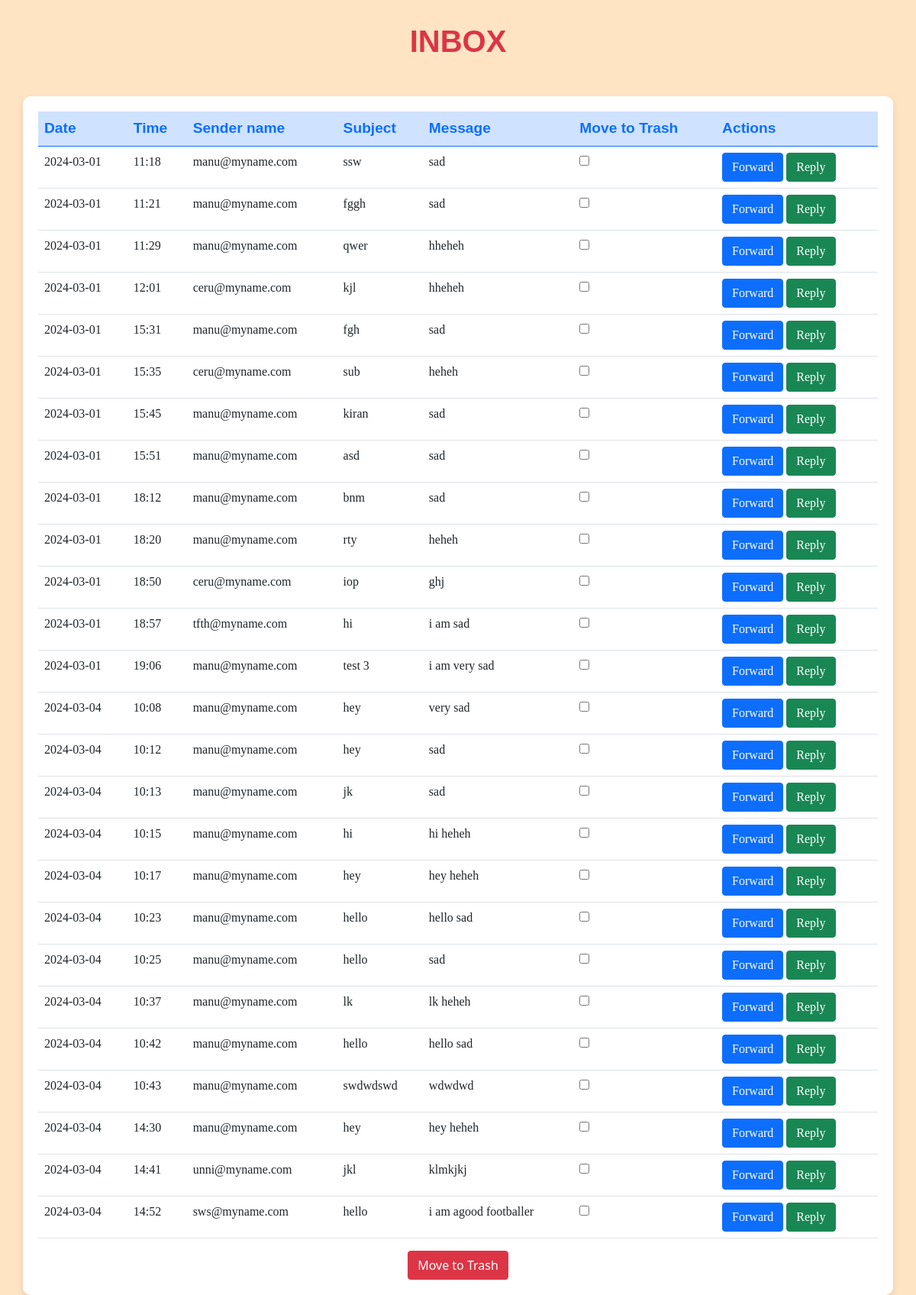
Screenshot of /view_recievedmsg/ (signed in) with the database file from the repository.
### user/models.py (models this page shows)
class Message_tb(models.Model):
    Sender_id = models.ForeignKey(Register_tb,related_name = 'sender_id',on_delete=models.CASCADE)
    Subject = models.TextField(max_length = 20)
    Message = models.TextField(max_length = 20)
    Date = models.TextField(max_length =20)
    Time = models.TextField(max_length =20)
    Reciever_id = models.ForeignKey(Register_tb,related_name = 'reciever_id',on_delete=models.CASCADE)
    Status = models.TextField(max_length =20)
    Filterstatus = models.TextField(max_length =20)

class Register_tb(models.Model):
    Name = models.TextField(max_length =20)
    Gender = models.TextField(max_length = 20)
    DOB = models.TextField(max_length = 20)
    Address = models.TextField(max_length =20)
    Country_id = models.ForeignKey(Country_tb,on_delete = models.CASCADE)
    State_id = models.ForeignKey(State_tb,on_delete = models.CASCADE)
    Phone = models.TextField(max_length = 20)
    Security_question = models.TextField(max_length = 20)
    Answer = models.TextField(max_length =20)
    Username = models.TextField(max_length =20)
    Password = models.TextField(max_length =20)

### user/views.py (the view)
# urls.py: path('view_recievedmsg/',userviews.view_recievedmsg,name="view_recievedmsg"),
def view_recievedmsg(request):
    user_id = request.session['userid']
    agefactor = Customer_agefactor_tb.objects.filter(User_id = user_id)
    for i in agefactor:
        msg = Message_tb.objects.filter(Reciever_id_id = user_id,Message__icontains = i.Agefactor_id.Factor_name).exclude(Sender_id__in = Blocklist_tb.objects.filter(User_id_id = user_id).values("Contact_id_id")).update(Filterstatus = "filtered")
    hobbyfactor = Customerhobby_factor_tb.objects.filter(User_id_id = user_id)
    for j in hobbyfactor:
        msg = Message_tb.objects.filter(Reciever_id_id = user_id,Message__icontains = j.Factor_id.Factorname).exclude(Sender_id__in = Blocklist_tb.objects.filter(User_id_id = user_id).values("Contact_id_id")).update(Filterstatus = "filtered")
    seasonfactor = Customerseason_factor_tb.objects.filter(User_id = user_id)
    for k in seasonfactor:
        msg = Message_tb.objects.filter(Reciever_id_id = user_id,Message__icontains = k.Factor_id.Season_factorname).exclude(Sender_id__in = Blocklist_tb.objects.filter(User_id_id = user_id).values("Contact_id_id")).update(Filterstatus = "filtered")
    contact_data = Contact_tb.objects.filter(User_id_id = user_id)
    for s in contact_data:
        contact_id = s.Contact_id_id
        print(contact_id)
        msg = Message_tb.objects.filter(Sender_id_id= contact_id).update(Filterstatus = "filtered")
    received_msg = Message_tb.objects.filter(Reciever_id=user_id,Status__in=["pending","deleted by reciever"],Filterstatus = "filtered")
    return  render(request,"user/view_recievedmsg.html",{'rec':received_msg})

### templates/user/view_recievedmsg.html (shortened to what this page needs)
<!DOCTYPE html>
<html lang="en">
<head>
    <link rel="stylesheet" href="\static\css\bootstrap.css">
</head>
<body>
    <h1 class="text-center text-danger">INBOX</h1>
    <div class="container mt-5">
        <form method="post" action="{% url 'trash' %}">
            {% if rec %}
            <table class="table table-hover">
                <thead class="table-primary text-primary">
                    <tr>
                        <th scope="col">Date</th>
                        <th scope="col">Time</th>
                        <th scope="col">Sender name</th>
                        <th scope="col">Subject</th>
                        <th scope="col">Message</th>
                        <th scope="col">Move to Trash</th>
                        <th scope="col">Actions</th>
                    </tr>
                </thead>
                <tbody>
                    {% for i in rec %}
                    <tr style="font-family: cursive;">
                        <td>{{ i.Date }}</td>
                        <td>{{ i.Time }}</td>
                        <td>{{ i.Sender_id.Username }}</td>
                        <td>{{ i.Subject }}</td>
                        <td>{{ i.Message }}</td>
                        <td>
                            <input type="checkbox" name="trash" value="{{ i.id }}">
                        </td>
                        <td>
                            <a href="{% url 'forward' i.id %}" class="btn btn-primary">Forward</a>
                            <a href="{% url 'reply' i.id %}" class="btn btn-success">Reply</a>
                        </td>
                    </tr>
                    {% endfor %}
                </tbody>
            </table>
            <div class="text-center">
                <input type="submit" class="btn btn-danger" value="Move to Trash">
            </div>
            {% else %}
            <p class="text-center">Nothing to Display</p>
            {% endif %}
        </form>
    </div>
</body>
</html>

### templates/user/view_recievedmsg.html (style rules this page uses)
body { background-color: bisque; }
.container { background-color: white; border-radius: 10px; padding: 20px; box-shadow: 0 4px 8px rgba(0, 0, 0, 0.1); margin-top: 50px; }
h1 { font-family: 'Trebuchet MS', 'Lucida Sans Unicode', 'Lucida Grande', 'Lucida Sans', Arial, sans-serif; font-weight: bolder; color: #dc3545; padding-top: 30px; }
.table-primary { font-family:'Franklin Gothic Medium', 'Arial Narrow', Arial, sans-serif; font-size: larger; }

### rows the page displays
Message_tb: Date "2024-03-01", Time "11:18", Sender_id.Username "manu@myname.com", Subject "ssw", Message "sad"
Message_tb: Date "2024-03-01", Time "11:21", Sender_id.Username "manu@myname.com", Subject "fggh", Message "sad"
Message_tb: Date "2024-03-01", Time "11:29", Sender_id.Username "manu@myname.com", Subject "qwer", Message "hheheh"
Message_tb: Date "2024-03-01", Time "12:01", Sender_id.Username "ceru@myname.com", Subject "kjl", Message "hheheh"
Message_tb: Date "2024-03-01", Time "15:31", Sender_id.Username "manu@myname.com", Subject "fgh", Message "sad"
Message_tb: Date "2024-03-01", Time "15:35", Sender_id.Username "ceru@myname.com", Subject "sub", Message "heheh"
Message_tb: Date "2024-03-01", Time "15:45", Sender_id.Username "manu@myname.com", Subject "kiran", Message "sad"
Message_tb: Date "2024-03-01", Time "15:51", Sender_id.Username "manu@myname.com", Subject "asd", Message "sad"
Message_tb: Date "2024-03-01", Time "18:12", Sender_id.Username "manu@myname.com", Subject "bnm", Message "sad"
Message_tb: Date "2024-03-01", Time "18:20", Sender_id.Username "manu@myname.com", Subject "rty", Message "heheh"
Message_tb: Date "2024-03-01", Time "18:50", Sender_id.Username "ceru@myname.com", Subject "iop", Message "ghj"
Message_tb: Date "2024-03-01", Time "18:57", Sender_id.Username "tfth@myname.com", Subject "hi", Message "i am sad"
Message_tb: Date "2024-03-01", Time "19:06", Sender_id.Username "manu@myname.com", Subject "test 3", Message "i am very sad"
Message_tb: Date "2024-03-04", Time "10:08", Sender_id.Username "manu@myname.com", Subject "hey", Message "very sad"
Message_tb: Date "2024-03-04", Time "10:12", Sender_id.Username "manu@myname.com", Subject "hey", Message "sad"
Message_tb: Date "2024-03-04", Time "10:13", Sender_id.Username "manu@myname.com", Subject "jk", Message "sad"
Message_tb: Date "2024-03-04", Time "10:15", Sender_id.Username "manu@myname.com", Subject "hi", Message "hi heheh"
Message_tb: Date "2024-03-04", Time "10:17", Sender_id.Username "manu@myname.com", Subject "hey", Message "hey heheh"
Message_tb: Date "2024-03-04", Time "10:23", Sender_id.Username "manu@myname.com", Subject "hello", Message "hello sad"
Message_tb: Date "2024-03-04", Time "10:25", Sender_id.Username "manu@myname.com", Subject "hello", Message "sad"
Message_tb: Date "2024-03-04", Time "10:37", Sender_id.Username "manu@myname.com", Subject "lk", Message "lk heheh"
Message_tb: Date "2024-03-04", Time "10:42", Sender_id.Username "manu@myname.com", Subject "hello", Message "hello sad"
Message_tb: Date "2024-03-04", Time "10:43", Sender_id.Username "manu@myname.com", Subject "swdwdswd", Message "wdwdwd"
Message_tb: Date "2024-03-04", Time "14:30", Sender_id.Username "manu@myname.com", Subject "hey", Message "hey heheh"
Message_tb: Date "2024-03-04", Time "14:41", Sender_id.Username "unni@myname.com", Subject "jkl", Message "klmkjkj"
Message_tb: Date "2024-03-04", Time "14:52", Sender_id.Username "sws@myname.com", Subject "hello", Message "i am agood footballer"
